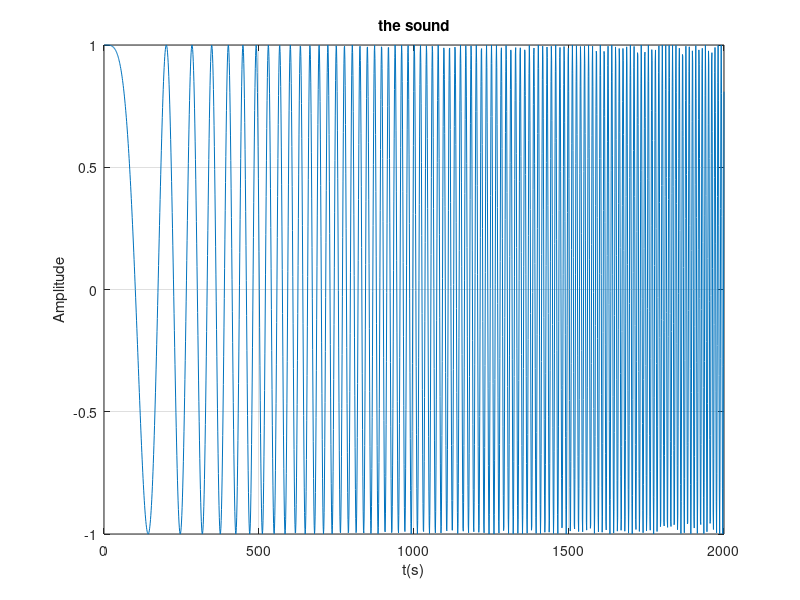
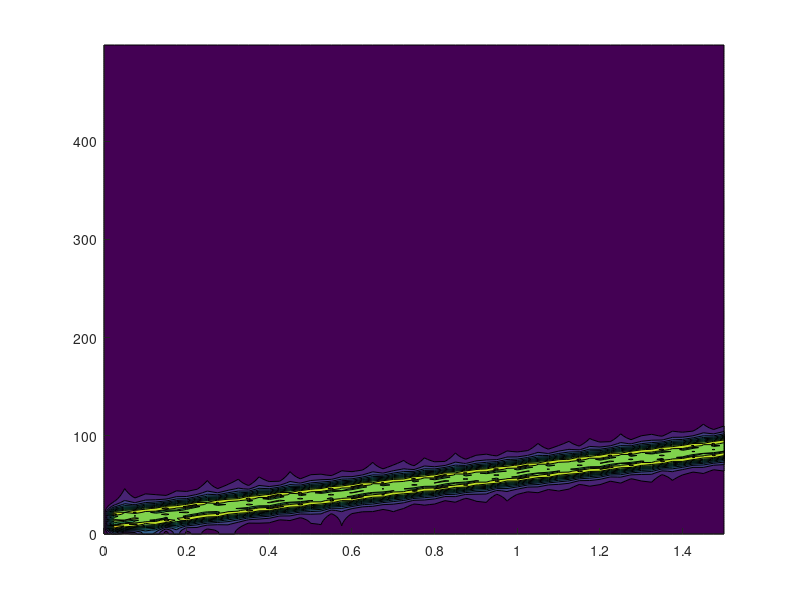

Write MATLAB code to recreate these figures, in order. (Note: this script raises an error after producing the figures.)
%Hande Yildirim, 141201047,Ele514,Odev2, Soru3

fs = 1000;%ornekleme zamani
% 2 saniye boyunca saniyede 1000 ornek alinacak sekilde zaman vektorunu
% belirle
zaman = 0:1/fs:2-1/fs;%zamani belirle
sinyal = chirp(zaman,0,2,100);%chirp komutuyla sinyali elde et
plot(sinyal)%sinyali cizdir
%baslik koy
title('the sound')
%eksenleri adlandir
xlabel('t(s)')
ylabel('Amplitude')
%grid ac
grid on
%pencere(window) isimli 500 örnekli sinyalleri oluşturma

save = zeros(250,61);%Fourierlerin kaydedilecegi matris
adim = 25; %adim sayisi
pencere = sinyal(1:500);
U = abs(fft(pencere,fs));

for i = 1:60
    % 61 adet donusum sinyali kaydedilecek hepsi 250 elemana sahip
    pencere = sinyal((1+(adim*i)):(500+(adim*i)));
    U = abs(fft(pencere)/length(pencere));
    save(:,i+1) = U(1:250)';  
    
end

y_axs = (0:length(pencere)/2-1) * (fs/length(pencere)); % y eksenini hesapla
x_axs = linspace(0,60*25/fs,61); % x eksenini esit parcalara bol

figure() %figure ac
contourf(x_axs,y_axs,save,'edgecolor','none');
%renklendirme cubugunu grafigin sagina cizdir
colorbar
%grid ac
grid on
%eksenleri adlandir
xlabel('Time(s)')
ylabel('Frequency(Hz)')